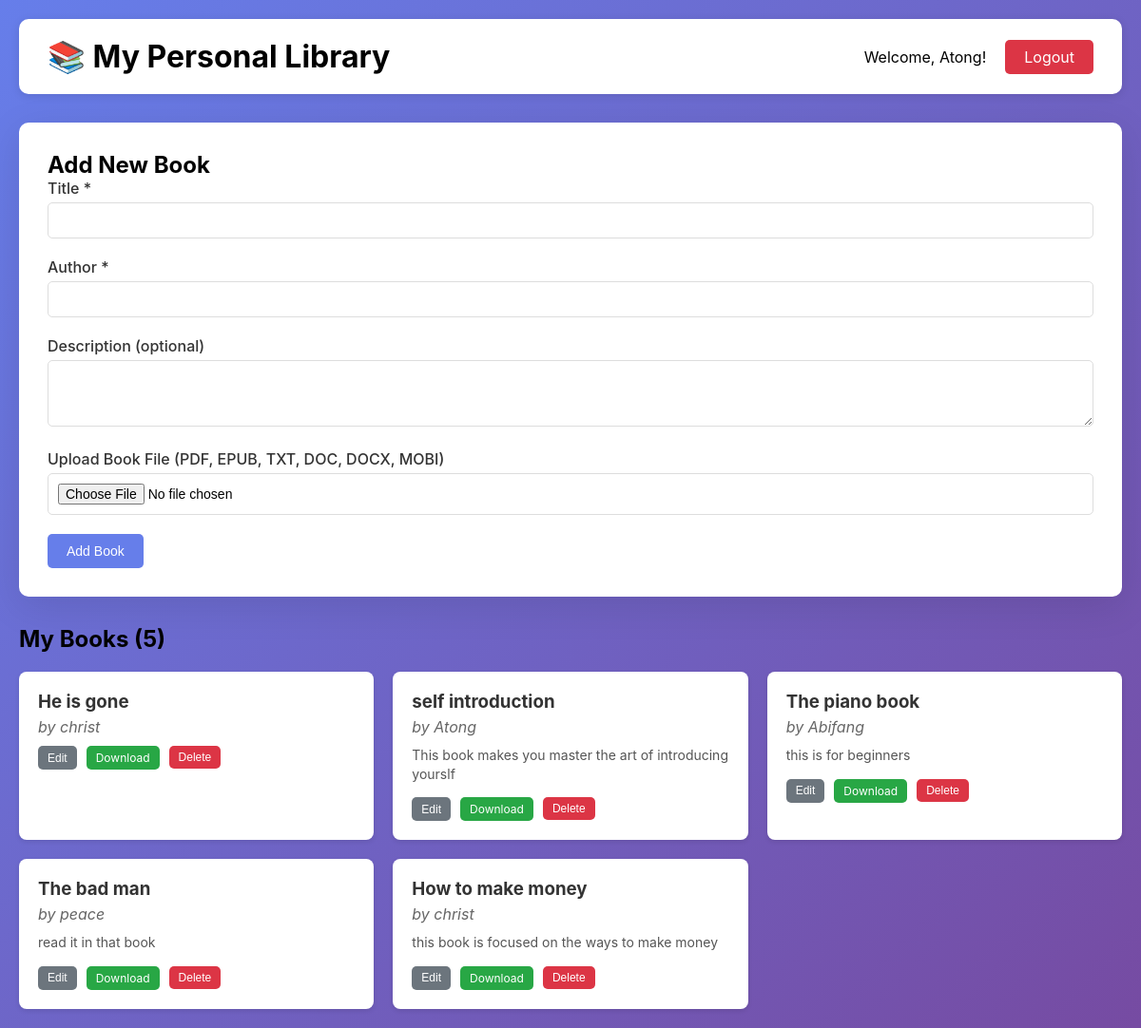
The page /admin (signed in) on the database its author committed.
### tables this page shows
CREATE TABLE books (
            id INTEGER PRIMARY KEY AUTOINCREMENT,
            title TEXT NOT NULL,
            author TEXT NOT NULL,
            description TEXT,
            file_path TEXT,
            user_id INTEGER NOT NULL,
            created_at TIMESTAMP DEFAULT CURRENT_TIMESTAMP,
            FOREIGN KEY (user_id) REFERENCES users (id) ON DELETE CASCADE
        );

### app.py (the view)
@app.route('/admin')
def admin():
    if 'user_id' not in session:
        flash('Please login to access the admin page.', 'error')
        return redirect(url_for('login'))
    books = get_user_books(session['user_id'])
    return render_template('admin.html', books=books, username=session['username'])

### app.py (called while the page is built)
def get_db_connection():
    conn = sqlite3.connect(os.path.join(BASE_DIR, 'books.db'))
    conn.row_factory = sqlite3.Row
    return conn

def get_user_books(user_id):
    conn = get_db_connection()
    books = conn.execute(
        'SELECT * FROM books WHERE user_id = ? ORDER BY created_at DESC',
        (user_id,)
    ).fetchall()
    conn.close()
    return books

### templates/admin.html (shortened to what this page needs)
<!DOCTYPE html>
<html lang="en">
<head>
    <link rel="stylesheet" href="{{ url_for('static', filename='style.css') }}">
</head>
<body>
    <div class="container admin-container">
        <div class="header">
            <h1>📚 My Personal Library</h1>
            <div class="user-info">
                <span>Welcome, {{ username }}!</span>
                <a href="{{ url_for('logout') }}" class="logout-btn">Logout</a>
            </div>
        </div>
        <div class="card add-book-card">
            <h2>Add New Book</h2>
            <form method="POST" action="{{ url_for('add_book_route') }}" enctype="multipart/form-data">
                <div class="form-group">
                    <label for="title">Title *</label>
                    <input type="text" id="title" name="title" required maxlength="200">
                </div>
                <div class="form-group">
                    <label for="author">Author *</label>
                    <input type="text" id="author" name="author" required maxlength="100">
                </div>
                <div class="form-group">
                    <label for="description">Description (optional)</label>
                    <textarea id="description" name="description" rows="3" maxlength="1000"></textarea>
                </div>
                <div class="form-group">
                    <label for="book_file">Upload Book File (PDF, EPUB, TXT, DOC, DOCX, MOBI)</label>
                    <input type="file" id="book_file" name="book_file" accept=".pdf,.epub,.txt,.doc,.docx,.mobi">
                </div>
                <button type="submit" class="primary">Add Book</button>
            </form>
        </div>
        <div class="books-section">
            <h2>My Books ({{ books|length }})</h2>
            {% if books %}
                <div class="books-grid">
                    {% for book in books %}
                        <div class="book-card">
                            <h3>{{ book.title }}</h3>
                            <p class="author">by {{ book.author }}</p>
                            {% if book.description %}
                                <p class="description">{{ book.description[:150] }}{% if book.description|length > 150 %}...{% endif %}</p>
                            {% endif %}
                            <div class="book-actions">
                                <button onclick="openEditModal({{ book.id }}, '{{ book.title|e }}', '{{ book.author|e }}', '{{ book.description|e }}')" class="secondary small">Edit</button>
                                {% if book.file_path %}
                                    <a href="{{ url_for('download_book', book_id=book.id) }}" class="download-btn small">Download</a>
                                {% endif %}
                                <form method="POST" action="{{ url_for('delete_book_route', book_id=book.id) }}" style="display: inline;" onsubmit="return confirm('Delete this book?');">
                                    <button type="submit" class="danger small">Delete</button>
                                </form>
                            </div>
                        </div>
                    {% endfor %}
                </div>
            {% else %}
                <p class="empty-state">No books yet. Add your first book above!</p>
            {% endif %}
        </div>
    </div>
</body>
</html>

### static/style.css (style rules this page uses)
* { margin: 0; padding: 0; box-sizing: border-box; }
body { font-family: -apple-system, BlinkMacSystemFont, 'Segoe UI', Roboto, Oxygen, Ubuntu, sans-serif; background: linear-gradient(135deg, #667eea 0%, #764ba2 100%); min-height: 100vh; padding: 20px; }
.container { max-width: 1200px; margin: 0 auto; }
.card { background: white; border-radius: 10px; padding: 30px; box-shadow: 0 10px 40px rgba(0,0,0,0.1); }
.admin-container { max-width: 1400px; }
.header { display: flex; justify-content: space-between; align-items: center; margin-bottom: 30px; background: white; padding: 20px 30px; border-radius: 10px; box-shadow: 0 2px 10px rgba(0,0,0,0.1); }
.user-info { display: flex; gap: 20px; align-items: center; }
.logout-btn { background: #dc3545; color: white; padding: 8px 20px; text-decoration: none; border-radius: 5px; }
.form-group { margin-bottom: 20px; }
label { display: block; margin-bottom: 5px; font-weight: 500; color: #333; }
input, textarea, select { width: 100%; padding: 10px; border: 1px solid #ddd; border-radius: 5px; font-size: 14px; }
button, .primary { background: #667eea; color: white; padding: 10px 20px; border: none; border-radius: 5px; cursor: pointer; font-size: 14px; }
.secondary { background: #6c757d; }
.danger { background: #dc3545; }
.small { padding: 5px 10px; font-size: 12px; }
.add-book-card { margin-bottom: 30px; }
.books-grid { display: grid; grid-template-columns: repeat(auto-fill, minmax(300px, 1fr)); gap: 20px; margin-top: 20px; }
.book-card { background: white; border-radius: 8px; padding: 20px; box-shadow: 0 2px 5px rgba(0,0,0,0.1); }
.book-card h3 { margin-bottom: 5px; color: #333; }
.author { color: #666; font-style: italic; margin-bottom: 10px; }
.description { color: #555; font-size: 14px; line-height: 1.4; margin-bottom: 15px; }
.book-actions { display: flex; gap: 10px; flex-wrap: wrap; }
.download-btn { background: #28a745; color: white; padding: 5px 10px; text-decoration: none; border-radius: 5px; font-size: 12px; display: inline-block; }
a { color: #667eea; text-decoration: none; }

### rows shown on the page
books: author "Atong", title "self introduction", description "This book makes you master the art of introducing yourslf"
books: title "He is gone", author "christ"
books: title "The piano book", author "Abifang", description "this is for beginners"
books: title "The bad man", author "peace", description "read it in that book"
books: title "How to make money", author "christ", description "this book is focused on the ways to make money"

### other values the page prints
{{ books|length }} "5"
